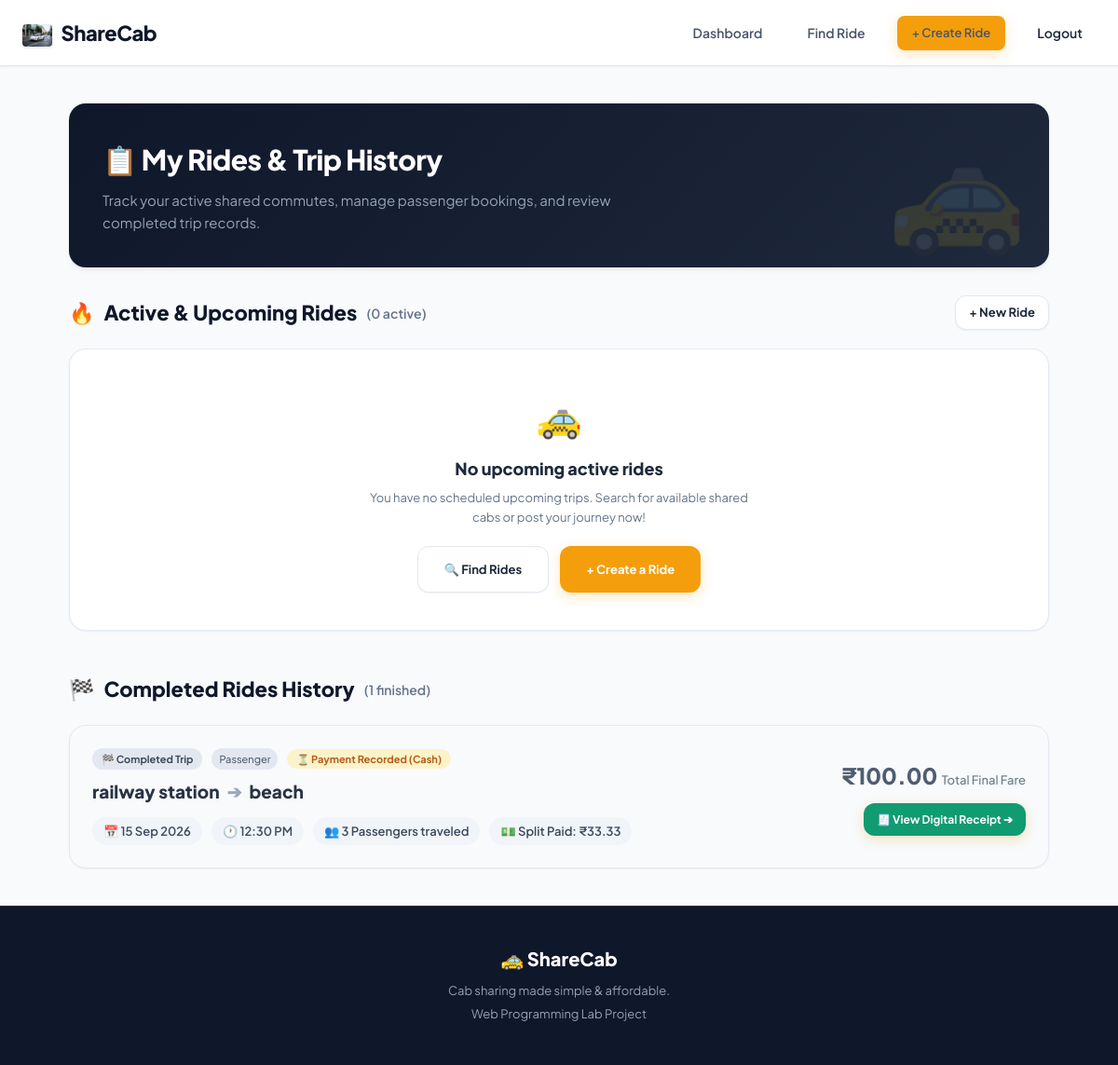
The page /rides/my_rides.php (signed in) on the database its author committed.
### tables this page shows
CREATE TABLE `rides` (
  `id` int(11) NOT NULL AUTO_INCREMENT,
  `created_by` int(11) NOT NULL,
  `source` varchar(150) NOT NULL,
  `destination` varchar(150) NOT NULL,
  `ride_date` date NOT NULL,
  `ride_time` time NOT NULL,
  `max_seats` int(11) NOT NULL,
  `fare` decimal(10,2) NOT NULL,
  `status` varchar(20) DEFAULT 'open',
  `created_at` timestamp NOT NULL DEFAULT current_timestamp(),
  PRIMARY KEY (`id`),
  KEY `created_by` (`created_by`),
  CONSTRAINT `rides_ibfk_1` FOREIGN KEY (`created_by`) REFERENCES `users` (`id`)
);

### rides/my_rides.php (the view, shortened to what the rows shown need)
<?php
require_once "../config/database.php";
$user_id = $_SESSION["user_id"];
$stmt = $conn->prepare(
    "SELECT rides.*,
            users.name AS creator_name,
            (SELECT COUNT(*) FROM ride_members WHERE ride_members.ride_id = rides.id) AS member_count,
            (SELECT COUNT(*) FROM messages WHERE messages.ride_id = rides.id) AS message_count,
            payments.status AS payment_status,
            payments.payment_method AS payment_method,
            payments.amount AS payment_amount
     FROM rides
     JOIN users ON rides.created_by = users.id
     LEFT JOIN payments ON payments.ride_id = rides.id AND payments.user_id = ?
     WHERE rides.created_by = ?
        OR EXISTS (SELECT 1 FROM ride_members WHERE ride_members.ride_id = rides.id AND ride_members.user_id = ?)
     ORDER BY rides.ride_date DESC, rides.ride_time DESC"
);
$stmt->bind_param("iii", $user_id, $user_id, $user_id);
$stmt->execute();
$result = $stmt->get_result();
$active_rides = [];
$completed_rides = [];
$today = date("Y-m-d");
$now_time = date("H:i:s");
while ($row = $result->fetch_assoc()) {
    $is_past = ($row["ride_date"] < $today) || ($row["ride_date"] === $today && $row["ride_time"] < $now_time);
    if ($row["status"] === "completed" || $is_past) {
        $completed_rides[] = $row;
    } else {
        $active_rides[] = $row;
    }
}
?>
<!DOCTYPE html>
<html lang="en">
<head>
    <link rel="stylesheet" href="../css/style.css">
</head>
<body>
    <div class="container">
        <div class="dashboard-header">
            <h1>📋 My Rides & Trip History</h1>
        </div>
        <div style="margin-bottom: 45px;">
            <div style="display: flex; justify-content: space-between; align-items: center; margin-bottom: 20px;">
                <h2 style="font-size: 22px; font-weight: 800; color: var(--slate-900); display: flex; align-items: center; gap: 10px;">
                    <span>🔥</span>
                    <span>Active & Upcoming Rides</span>
                    <span style="font-size: 14px; font-weight: 600; color: var(--slate-500);">(<?php echo count($active_rides); ?> active)</span>
                </h2>
            </div>
        </div>
        <div>
            <div style="display: flex; justify-content: space-between; align-items: center; margin-bottom: 20px;">
                <h2 style="font-size: 22px; font-weight: 800; color: var(--slate-900); display: flex; align-items: center; gap: 10px;">
                    <span>🏁</span>
                    <span>Completed Rides History</span>
                    <span style="font-size: 14px; font-weight: 600; color: var(--slate-500);">(<?php echo count($completed_rides); ?> finished)</span>
                </h2>
            </div>
            <?php if (count($completed_rides) > 0): ?>
                <div class="ride-list">
                    <?php foreach ($completed_rides as $ride):
                        $fare_split = $ride["member_count"] > 0 ? ($ride["fare"] / $ride["member_count"]) : $ride["fare"];
                        $is_creator = ($ride["created_by"] == $user_id);
                    ?>
                        <div class="ride-card" style="background: var(--slate-50); border: 1px solid var(--slate-200); opacity: 0.95;">
                            <div class="ride-card-left">
                                <div style="display: flex; align-items: center; gap: 10px; margin-bottom: 8px; flex-wrap: wrap;">
                                    <span class="status-badge" style="background: var(--slate-200); color: var(--slate-700); padding: 3px 10px; font-size: 11px;">
                                        🏁 Completed Trip
                                    </span>
                                    <span class="badge" style="background: var(--slate-200); color: var(--slate-700); padding: 3px 8px; font-size: 11px; border-radius: var(--radius-full);">
                                        <?php echo $is_creator ? 'Organized by You' : 'Passenger'; ?>
                                    </span>
                                    <?php if ($ride["payment_status"] === "completed"): ?>
                                        <span style="background: #dcfce7; color: #15803d; padding: 2px 10px; border-radius: var(--radius-full); font-size: 11px; font-weight: 700;">
                                            ✓ Paid (₹<?php echo number_format($ride["payment_amount"], 2); ?>)
                                        </span>
                                    <?php else: ?>
                                        <span style="background: #fef3c7; color: #b45309; padding: 2px 10px; border-radius: var(--radius-full); font-size: 11px; font-weight: 700;">
                                            ⏳ Payment Recorded (Cash)
                                        </span>
                                    <?php endif; ?>
                                </div>
                                <h3 style="color: var(--slate-800);">
                                    <?php echo htmlspecialchars($ride["source"]); ?>
                                    <span style="color: var(--slate-400);">➔</span>
                                    <?php echo htmlspecialchars($ride["destination"]); ?>
                                </h3>
                                <div class="ride-chips">
                                    <span class="ride-chip">📅 <?php echo date("d M Y", strtotime($ride["ride_date"])); ?></span>
                                    <span class="ride-chip">🕐 <?php echo date("h:i A", strtotime($ride["ride_time"])); ?></span>
                                    <span class="ride-chip">👥 <?php echo $ride["member_count"]; ?> Passengers traveled</span>
                                    <span class="ride-chip">💵 Split Paid: ₹<?php echo number_format($fare_split, 2); ?></span>
                                </div>
                            </div>
                            <div class="ride-card-right">
                                <div class="fare-price" style="color: var(--slate-600);">
                                    ₹<?php echo number_format($ride["fare"], 2); ?>
                                    <small>Total Final Fare</small>
                                </div>
                                <a href="ride_details.php?id=<?php echo $ride['id']; ?>" class="btn-primary" style="font-size: 12px; padding: 8px 14px; background: #059669;">
                                    🧾 View Digital Receipt ➔
                                </a>
                            </div>
                        </div>
                    <?php endforeach; ?>
                </div>
            <?php else: ?>
                <div class="card" style="text-align: center; padding: 30px; color: var(--slate-500); background: var(--slate-50);">
                    <p>No completed rides yet. Once you complete your journeys, they will appear here in your travel history.</p>
                </div>
            <?php endif; ?>
        </div>
    </div>
</body>
</html>

### rows shown on the page
rides: shows "Passenger", source "railway station", destination "beach", ride_date "15 Sep 2026", ride_time "12:30 PM", member_count "3", fare_split "33.33", fare "100.00"

### other values the page prints
count($active_rides) "0"
count($completed_rides) "1"
